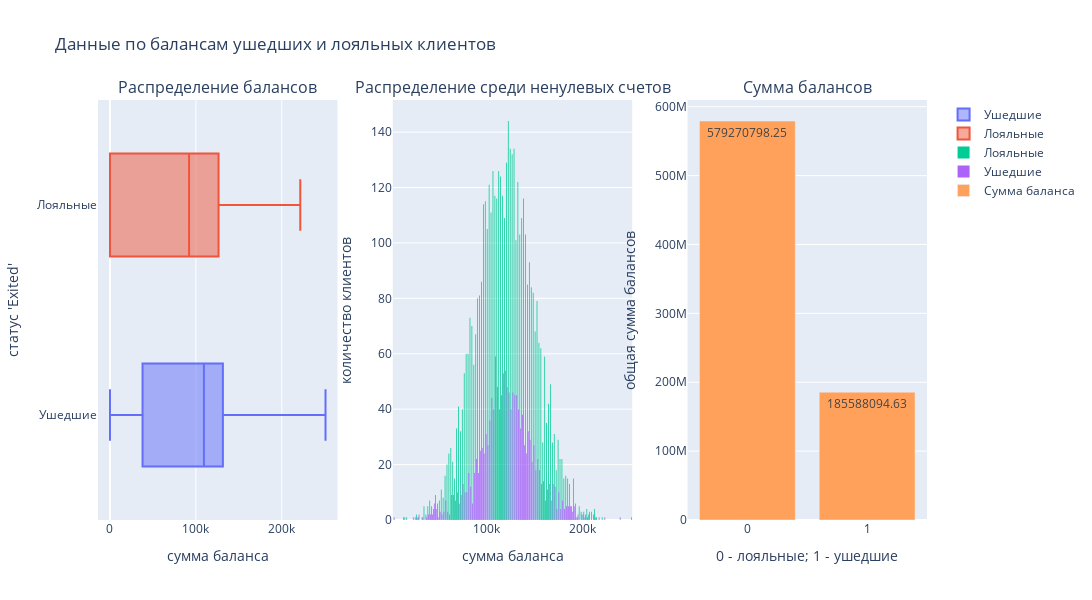

The notebook cell saved with this chart:
### Markdown cell above
## Задание 9.3
Посмотрите на распределение баланса клиента в разрезе признака оттока. Как различаются суммы на накопительном счёте ушедших и лояльных клиентов? Подумайте и напишите, с чем это может быть связано, что может не устраивать ушедших клиентов в банке.

### Code cell
exited_0 = churn_data['Balance'][churn_data['Exited'] == 0] # баланс только лояльных клиентов
exited_1 = churn_data['Balance'][churn_data['Exited'] == 1] # баланс только ушедших
amount1 = churn_data.groupby('Exited')['Balance'].sum() # сумма балансов лояльных и ушедших клиентов
nozero_balance = churn_data[churn_data['Balance']>0] # балансы больше нуля

fig = make_subplots(rows=1, cols=3, subplot_titles=("Распределение балансов", "Распределение среди ненулевых счетов", "Сумма балансов"))

fig.add_trace(go.Box(x=exited_1, name='Ушедшие'), row=1, col=1)
fig.add_trace(go.Box(x=exited_0, name='Лояльные'), row=1, col=1)
fig.add_trace(go.Histogram(x=nozero_balance['Balance'][nozero_balance['Exited'] == 0], name='Лояльные'), row=1, col=2)
fig.add_trace(go.Histogram(x=nozero_balance['Balance'][nozero_balance['Exited'] == 1], name='Ушедшие'), row=1, col=2)
fig.add_trace(go.Bar(y=amount1.values, x=amount1.index, name='Сумма баланса', text=amount1.values), row=1, col=3)

# Update xaxis properties
fig.update_xaxes(title_text="сумма баланса", row=1, col=1)
fig.update_xaxes(title_text="сумма баланса", row=1, col=2)
fig.update_xaxes(title_text="0 - лояльные; 1 - ушедшие", row=1, col=3, dtick=1)

# Update yaxis properties
fig.update_yaxes(title_text="статус 'Exited'", row=1, col=1)
fig.update_yaxes(title_text="количество клиентов", row=1, col=2)
fig.update_yaxes(title_text="общая сумма балансов", row=1, col=3)

# Update title, height and width
fig.update_layout(title_text="Данные по балансам ушедших и лояльных клиентов", height=600, width=1500)

fig.show()

### Figure 1 — Plotly figure (JSON) as saved in the notebook; plotly's stock layout.template omitted (floating-point values rounded to 4 significant figures; data arrays with more than 128 entries replaced by an {"elided": "..."} marker saying what was removed)
{"data": [{"name": "Ушедшие", "type": "box", "x": {"elided": "2037 float values"}, "xaxis": "x", "yaxis": "y"}, {"name": "Лояльные", "type": "box", "x": {"elided": "7963 float values"}, "xaxis": "x", "yaxis": "y"}, {"name": "Лояльные", "type": "histogram", "x": {"elided": "4846 float values"}, "xaxis": "x2", "yaxis": "y2"}, {"name": "Ушедшие", "type": "histogram", "x": {"elided": "1537 float values"}, "xaxis": "x2", "yaxis": "y2"}, {"name": "Сумма баланса", "text": [579300000.0, 185600000.0], "type": "bar", "x": [0, 1], "xaxis": "x3", "y": [579300000.0, 185600000.0], "yaxis": "y3"}], "layout": {"annotations": [{"font": {"size": 16}, "showarrow": false, "text": "Распределение балансов", "x": 0.1444, "xanchor": "center", "xref": "paper", "y": 1, "yanchor": "bottom", "yref": "paper"}, {"font": {"size": 16}, "showarrow": false, "text": "Распределение среди ненулевых счетов", "x": 0.5, "xanchor": "center", "xref": "paper", "y": 1, "yanchor": "bottom", "yref": "paper"}, {"font": {"size": 16}, "showarrow": false, "text": "Сумма балансов", "x": 0.8556, "xanchor": "center", "xref": "paper", "y": 1, "yanchor": "bottom", "yref": "paper"}], "height": 600, "title": {"text": "Данные по балансам ушедших и лояльных клиентов"}, "width": 1500, "xaxis": {"anchor": "y", "domain": [0, 0.2889], "title": {"text": "сумма баланса"}}, "xaxis2": {"anchor": "y2", "domain": [0.3556, 0.6444], "title": {"text": "сумма баланса"}}, "xaxis3": {"anchor": "y3", "domain": [0.7111, 1], "dtick": 1, "title": {"text": "0 - лояльные; 1 - ушедшие"}}, "yaxis": {"anchor": "x", "domain": [0, 1], "title": {"text": "статус 'Exited'"}}, "yaxis2": {"anchor": "x2", "domain": [0, 1], "title": {"text": "количество клиентов"}}, "yaxis3": {"anchor": "x3", "domain": [0, 1], "title": {"text": "общая сумма балансов"}}}}
